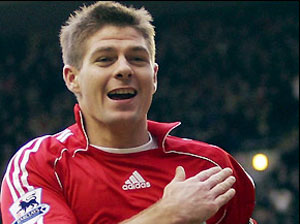
#> input picture gerrard.jpg, 300 x 224 px, given in place of the camera
$ python video_face_detection.py
#> lines starting #> are read from the running program, lines starting #| are printed output that depends on the picture
#!/usr/bin/env python
#coding=utf8
import numpy as np
import cv2

def detect(img, cascade):
    faces = cascade.detectMultiScale(img, scaleFactor=1.3, minNeighbors=4, minSize=(30, 30),
                                     flags=cv2.CASCADE_SCALE_IMAGE)
    # print faces   (x,y,w,h)
    if len(faces) == 0:
        return []
    faces[:,2:] += faces[:,:2]
    return faces

def draw_rects(img, rects, color):
    for x1, y1, x2, y2 in rects:
        cv2.rectangle(img, (x1, y1), (x2, y2), color, 2)

# 分类器
cascade = cv2.CascadeClassifier("./haarcascades/haarcascade_frontalface_alt.xml")
cam = cv2.VideoCapture(0)

while True:
    ret, img = cam.read()
#> img is the input picture: shape (224, 300, 3); mean B, G, R 63, 60.9, 86.1
    gray = cv2.cvtColor(img, cv2.COLOR_BGR2GRAY)
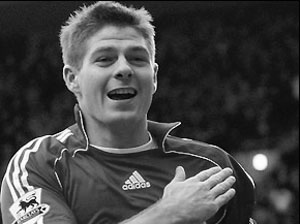
#> gray: shape (224, 300); min 0, max 255, mean 68.7
    gray = cv2.equalizeHist(gray)
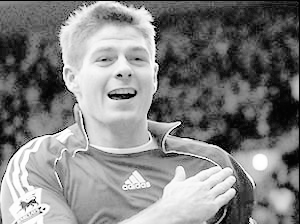
#> gray: shape (224, 300); min 0, max 255, mean 129

    rects = detect(gray, cascade)
#> in detect, `faces = cascade.detectMultiScale(img, scaleFactor=1.3, minNeighbors=4,..`: faces = [[76, 22, 90, 90]]
#> rects = [[76, 22, 166, 112]]
    vis = img.copy()
    draw_rects(vis, rects, (0, 255, 0))
#> the loop in draw_rects, `for x1, y1, x2, y2 in rects:` made 1 pass

    cv2.imshow('facedetect', vis)

    if cv2.waitKey(5) == 27:
#> (key Esc is pressed here)
        break
cv2.destroyAllWindows()
